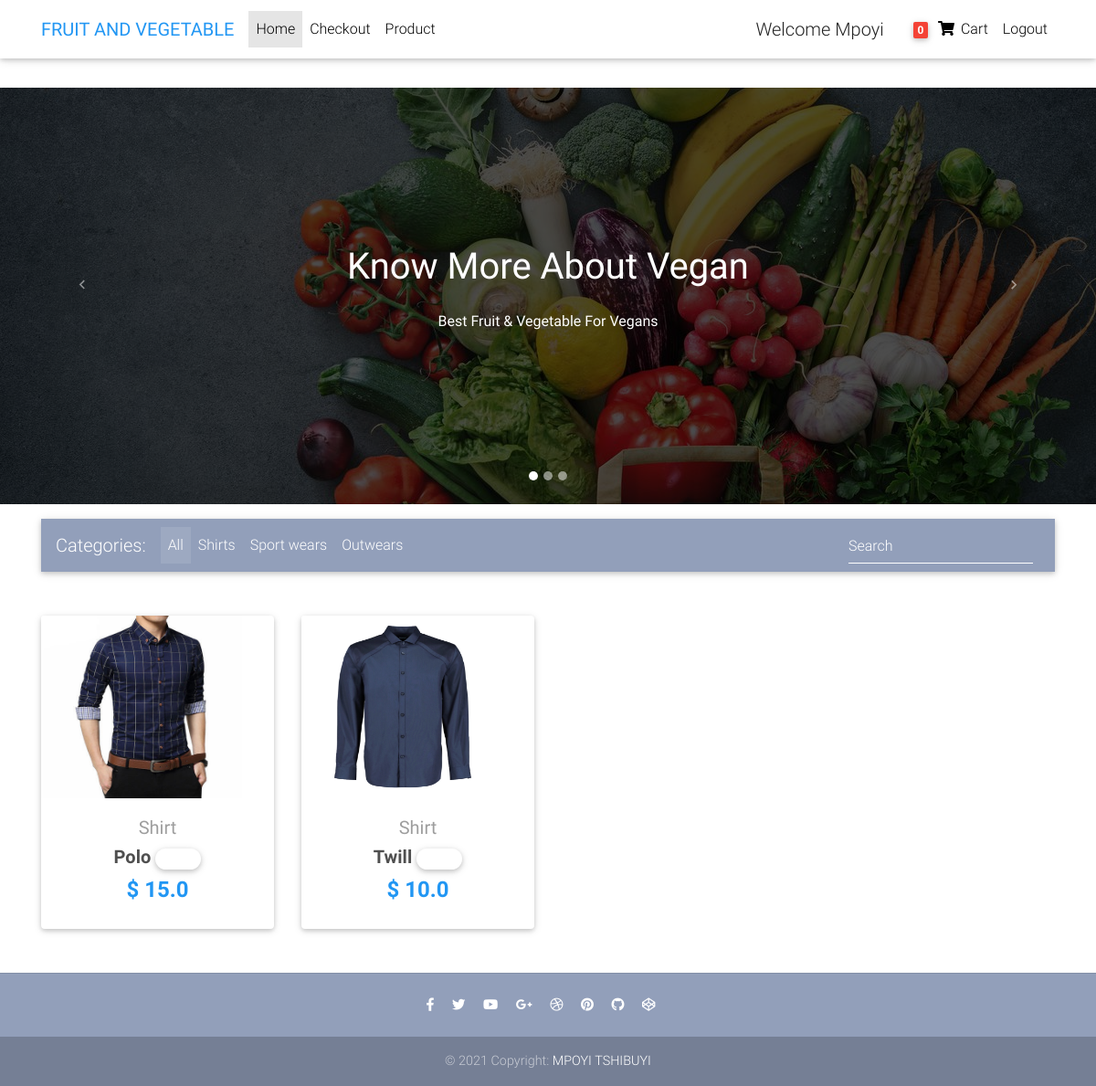
The page / (signed in) on the database as committed earlier.
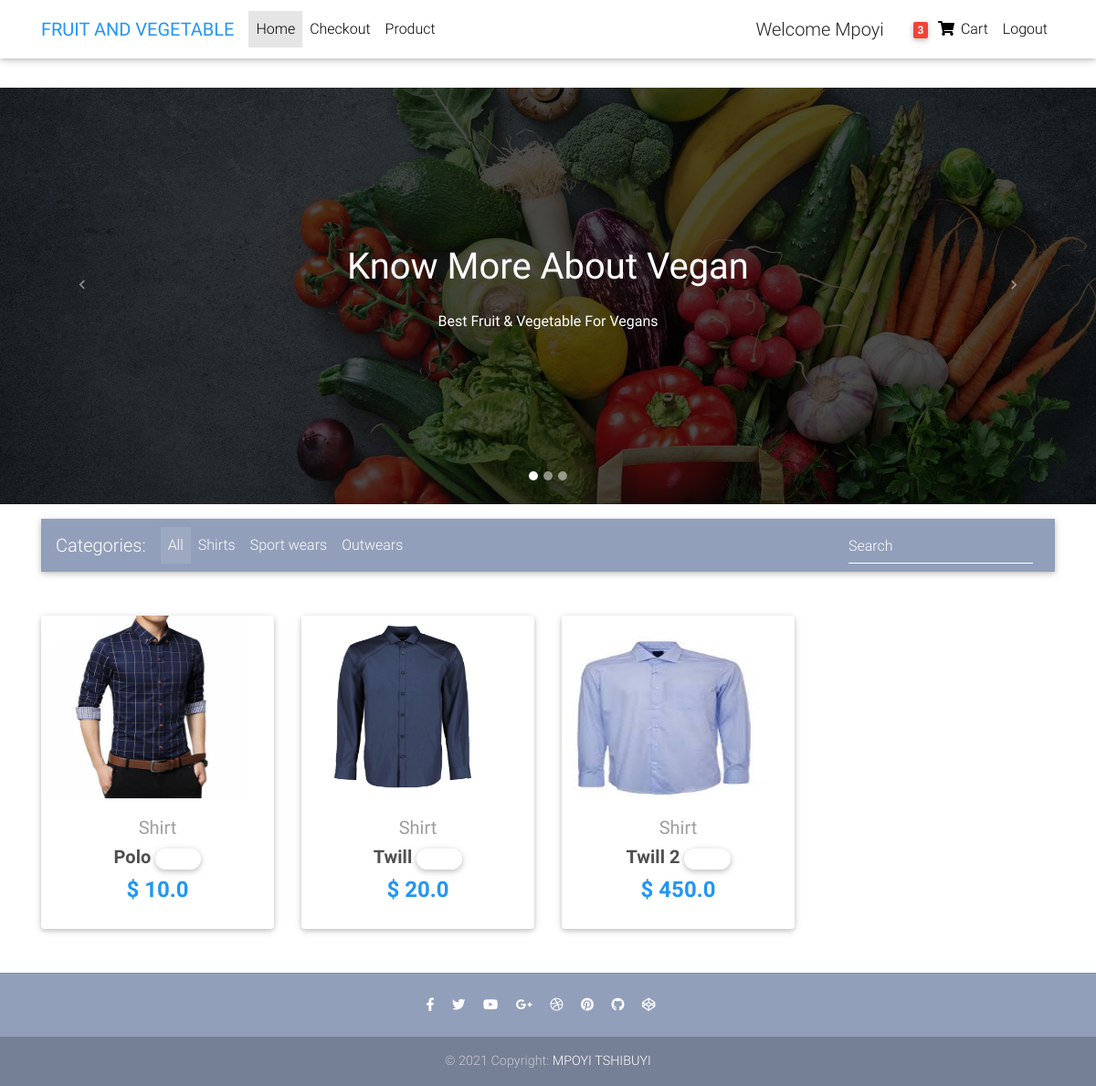
The same page on the database as committed later.
### shop/models.py (models this page shows, shortened)
class Order(models.Model):
    user            = models.ForeignKey(settings.AUTH_USER_MODEL, on_delete=models.CASCADE)
    ordered         = models.BooleanField(default=False)
    items           = models.ManyToManyField(OrderItem)
    start_date      = models.DateTimeField(auto_now_add=True)
    ordered_date    = models.DateTimeField()
    billing_address    = models.ForeignKey('BillingAddress', on_delete=models.SET_NULL, blank=True, null=True)
    payment    = models.ForeignKey('Payment', on_delete=models.SET_NULL, blank=True, null=True)

class Item(models.Model):
    title           = models.CharField(max_length=100)
    price           = models.FloatField()
    discount_price  = models.FloatField(blank=True, null=True)
    category        = models.CharField(choices=CATEGORY_CHOICES, max_length=2)
    label           = models.CharField(choices=CATEGORY_CHOICES, max_length=2)
    slug            = models.SlugField()
    image           = models.ImageField(upload_to='photo/')
    description     = models.TextField()
    def get_absolute_url(self):
        return reverse("shop:product", kwargs={"slug": self.slug})#shop app_name, product name urls

### shop/views.py (the view)
# urls.py: path('',                                HomeView.as_view(),             name="home-view"),
class HomeView(ListView):
    model = Item
    template_name = 'shop/home-page.html'
    paginate_by = 10

### shop/templatetags/cart_template_tags.py (called while the page is built)
@register.filter
def cart_item_count(user):
    if user.is_authenticated:
        qs = Order.objects.filter(user=user, ordered=False)
        if qs.exists():
            return qs[0].items.count()
    return 0

### templates/shop/home-page.html (shortened to what this page needs)
{% extends  'base.html' %}
{% load static %}
  {% block content %}
  {% include 'caroussel.html' %}
  <main>
    <div class="container">
    {% include 'sub_navbar_search.html' %}
      <section class="text-center mb-4">
        <div class="row wow fadeIn">
          {%  for item in object_list %}
            <div class="col-lg-3 col-md-6 mb-4">
              <div class="card">
                <div class="view overlay">
                  <img src="{{ item.image.url }}" class="card-img-top" alt="" style="width:220px; height:200px">
                </div>
                <div class="card-body text-center">
                  <a href="" class="grey-text"><h5>{{ item.get_category_display}}</h5></a>
                  <h5>
                    <strong>
                      <a href="{{ item.get_absolute_url }}" class="dark-grey-text">{{ item.title }}
                        <span class="badge badge-pill {{ item.get_label_display}}-color">NEW</span>
                      </a>
                    </strong>
                  </h5>
                  <h4 class="font-weight-bold blue-text">
                    <strong>
                      $
                      {% if item.discount_price  %}
                          {{ item.discount_price  }}
                      {% else %}
                          {{ item.price }}
                      {% endif %}
                    </strong>
                  </h4>
                </div>
              </div>
            </div>
          {% endfor %}
        </div>
    </section>
    </div>
  </main>
  {% endblock content %}

### templates/base.html (shortened to what this page needs)
{% load static %}
<!DOCTYPE html>
<html lang="en">
<head>
    <link rel="stylesheet" href="https://use.fontawesome.com/releases/v5.11.2/css/all.css">
    <link href="{% static 'shop/css/bootstrap.min.css' %}" rel="stylesheet">
    <link href="{% static 'shop/css/mdb.min.css' %}" rel="stylesheet">
    <link href="{% static 'shop/css/style.min.css' %}" rel="stylesheet">
</head>
    {% include  'navbar.html' %}
<body>
    <div class="mt-5 pt-4">
    </div>
    {% block content %}
    {% endblock content %}
</body>
    {% include  'footer.html' %}
</body>
</html>

### templates/navbar.html (shortened to what this page needs)
{% load static %}
{% load cart_template_tags %}
<nav class="navbar fixed-top navbar-expand-lg navbar-light white scrolling-navbar">
    <div class="container">
    <a class="navbar-brand waves-effect" href="https://mdbootstrap.com/docs/jquery/" target="_blank">
        <strong class="blue-text">FRUIT AND VEGETABLE</strong>
    </a>
    <div class="collapse navbar-collapse" id="navbarSupportedContent">
        <ul class="navbar-nav mr-auto">
        <li class="nav-item active">
            <a class="nav-link waves-effect" href="{% url 'shop:home-view'   %}">Home
            </a>
        </li>
        <li class="nav-item">
            <a class="nav-link waves-effect" href="{% url 'shop:checkout'   %}" target="_blank">
            Checkout</a>
        </li>
        <li class="nav-item">
            <a class="nav-link waves-effect" href="" target="_blank">
            Product</a>
        </li>
        </ul>
        <ul class="navbar-nav nav-flex-icons">
            {% if request.user.is_authenticated %}
            <h5 class="text-dark pt-2 pr-4 "> Welcome {{user.username}}</h5>
            <li class="nav-item">
                <a href="{% url 'shop:order-summary-view' %}" class="nav-link waves-effect">
                    <span class="badge red z-depth-1 mr-1"> {{ request.user|cart_item_count }} </span>
                    <i class="fas fa-shopping-cart"></i>
                    <span class="clearfix d-none d-sm-inline-block"> Cart </span>
                </a>
            </li>
            <li class="nav-item">
                <a class="nav-link waves-effect" href="{% url 'account_logout' %}">
                    <span class="clearfix d-sm-inline-block"> Logout </span>
                </a>
            </li>
            {% endif %}
        </ul>
    </div>
    </div>
</nav>

### templates/caroussel.html (shortened to what this page needs)
{% load static %}
<div id="carousel-example-1z" class="carousel slide carousel-fade pt-4" data-ride="carousel">
    <ol class="carousel-indicators">
        <li data-target="#carousel-example-1z" data-slide-to="0" class="active"></li>
        <li data-target="#carousel-example-1z" data-slide-to="1"></li>
        <li data-target="#carousel-example-1z" data-slide-to="2"></li>
    </ol>
    <div class="carousel-inner" role="listbox">
        <div class="carousel-item active">
            <div class="view"
                style="background-image: url('/static/shop/images/vege.jpg'); background-repeat: no-repeat; background-size: cover;">
                <div class="mask rgba-black-strong d-flex justify-content-center align-items-center">
                    <div class="text-center white-text mx-5 wow fadeIn">
                        <h1 class="mb-4"><strong>Know More About Vegan</strong></h1>
                        <p> <strong>Best Fruit & Vegetable For Vegans </strong></p>
                    </div>
                </div>
            </div>
        </div>
    </div>
    <a class="carousel-control-prev" href="#carousel-example-1z" role="button" data-slide="prev">
        <span class="carousel-control-prev-icon" aria-hidden="true"></span>
    </a>
    <a class="carousel-control-next" href="#carousel-example-1z" role="button" data-slide="next">
        <span class="carousel-control-next-icon" aria-hidden="true"></span>
    </a>
</div>

### templates/sub_navbar_search.html (shortened to what this page needs)
{% load static %}
<nav class="navbar navbar-expand-lg navbar-dark mdb-color lighten-3 mt-3 mb-5">
    <span class="navbar-brand">Categories:</span>
    <div class="collapse navbar-collapse" id="basicExampleNav">
        <ul class="navbar-nav mr-auto">
            <li class="nav-item active">
                <a class="nav-link" href="#">All
                </a>
            </li>
            <li class="nav-item">
                <a class="nav-link" href="#">Shirts</a>
            </li>
            <li class="nav-item">
                <a class="nav-link" href="#">Sport wears</a>
            </li>
            <li class="nav-item">
                <a class="nav-link" href="#">Outwears</a>
            </li>
        </ul>
        <form class="form-inline">
            <div class="md-form my-0">
                <input class="form-control mr-sm-2" type="text" placeholder="Search" aria-label="Search">
            </div>
        </form>
    </div>
</nav>

### templates/footer.html
{% load static %}
<footer class="page-footer text-center font-small mt-4 wow fadeIn">
    <hr class="my-4">
    <div class="pb-4">
        <a href="https://www.facebook.com/mdbootstrap" target="_blank">
            <i class="fab fa-facebook-f mr-3"></i>
        </a>
        <a href="https://twitter.com/MDBootstrap" target="_blank">
            <i class="fab fa-twitter mr-3"></i>
        </a>
        <a href="https://www.youtube.com/watch?v=7MUISDJ5ZZ4" target="_blank">
            <i class="fab fa-youtube mr-3"></i>
        </a>
        <a href="https://plus.google.com/u/0/b/107863090883699620484" target="_blank">
            <i class="fab fa-google-plus-g mr-3"></i>
        </a>
        <a href="https://dribbble.com/mdbootstrap" target="_blank">
            <i class="fab fa-dribbble mr-3"></i>
        </a>
        <a href="https://pinterest.com/mdbootstrap" target="_blank">
            <i class="fab fa-pinterest mr-3"></i>
        </a>
        <a href="https://github.com/mdbootstrap/bootstrap-material-design" target="_blank">
            <i class="fab fa-github mr-3"></i>
        </a>
        <a href="http://codepen.io/mdbootstrap/" target="_blank">
            <i class="fab fa-codepen mr-3"></i>
        </a>
    </div>
    <div class="footer-copyright py-3">
        © 2021 Copyright:
        <a href="" target="_blank"> MPOYI TSHIBUYI </a>
    </div>
</footer>

### templates/base.html (style rules this page uses)
html, body, header, .carousel { height: 60vh; }

Rows that differ between the two databases and show on the page:
changed Item "Polo": discount_price "15.0" → "10.0"
changed Item "Twill": discount_price "10.0" → "20.0"
added Item: image (picture), category "Shirt", title "Twill 2", price "450.0"
Other text that changed with them:
{{ request.user|cart_item_count }}: "0" → "3"
